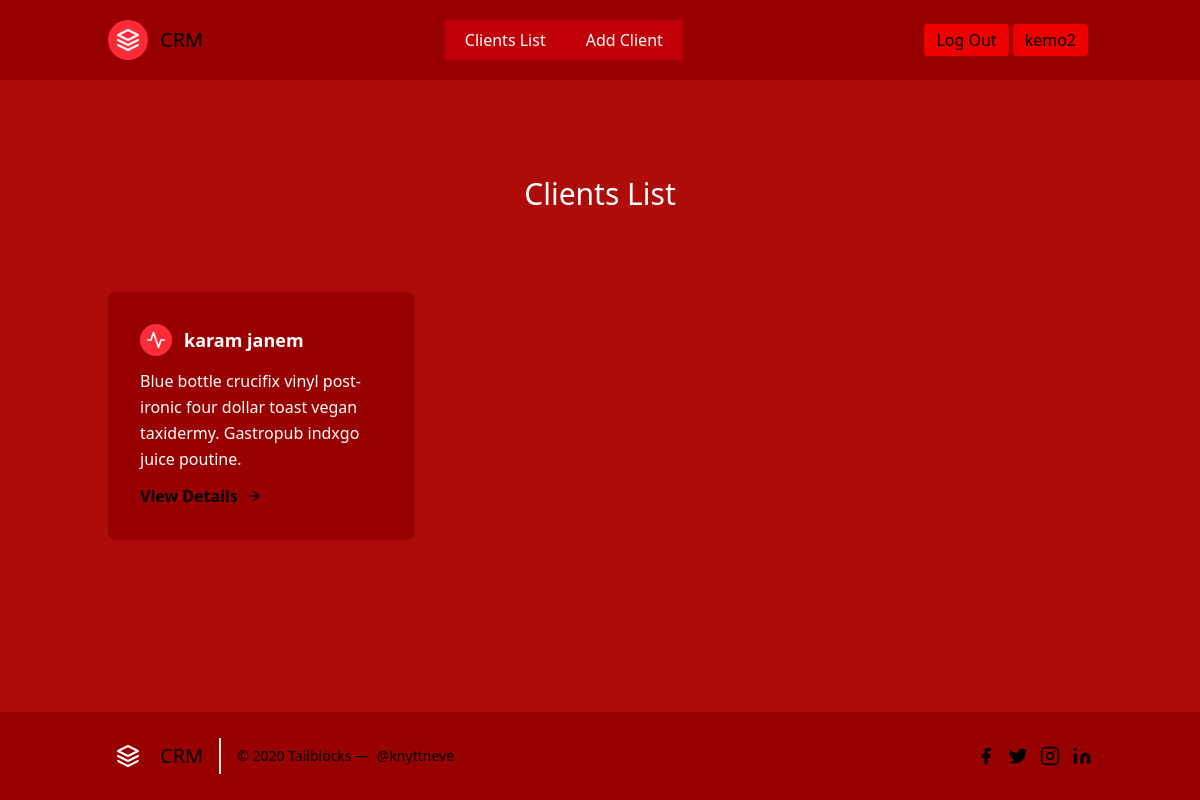
The app's page /leads/ (signed in) with its own data.
### accounts/models.py (models this page shows, shortened)
class User(AbstractUser):
    is_organizor = models.BooleanField(default=True)
    is_agent = models.BooleanField(default=False)

### leads/models.py (models this page shows, shortened)
class Client(models.Model): #this class stores the records of clients
    source_options = (
        ('1', 'Internet'),
        ('2', 'Newsletter'),
        ('3', 'TV'),
        ('4', 'Other')
    )
    first_name = models.CharField(max_length=40)
    last_name = models.CharField(max_length=40)
    email = models.EmailField()
    source = models.CharField(max_length=50, choices=source_options)
    profile_picture = models.ImageField(blank=True, null=True)
    phoned = models.BooleanField(default=False)
    age = models.IntegerField(validators=[MinValueValidator(18), MaxValueValidator(120)])
    files = models.FileField(blank=True, null=True)
    agent = models.ForeignKey(Agent, on_delete=models.CASCADE)

### leads/views.py (the view)
# urls.py: path('', LeadListView.as_view(), name='lead-list'),
class LeadListView(LoginRequiredMixin, ListView):
    template_name = 'lead/lead_list.html'
    queryset = Client.objects.all()

### leads/templates/lead/lead_list.html
{% extends 'partials/base.html' %}
    {% block content %}
<section class="text-white body-font">
  <div class="container px-5 py-24 mx-auto"  >
    <div class="flex flex-col text-center w-full mb-20">
      <h1 class="sm:text-3xl text-2xl font-medium title-font text-white">Clients List</h1>
    </div>
    <div class="flex flex-wrap -m-4">
        {% for client in object_list %}
      <div class="p-4 md:w-1/3" >
        <div class="flex rounded-lg h-full p-8 flex-col" style="background-color:#990000">
          <div class="flex items-center mb-3">
            <div class="w-8 h-8 mr-3 inline-flex items-center justify-center rounded-full bg-red-500 text-white flex-shrink-0">
              <svg fill="none" stroke="currentColor" stroke-linecap="round" stroke-linejoin="round" stroke-width="2" class="w-5 h-5" viewBox="0 0 24 24" data-darkreader-inline-stroke="" style="--darkreader-inline-stroke: currentColor;">
                <path d="M22 12h-4l-3 9L9 3l-3 9H2"></path>
              </svg>
            </div>
            <h2 class="text-white text-lg title-font font-medium" style="font-weight:bold">{{client.first_name}} {{client.last_name}}
    </h2>
          </div>
          <div class="flex-grow">
            <p class="leading-relaxed text-base">Blue bottle crucifix vinyl post-ironic four dollar toast vegan taxidermy. Gastropub indxgo juice poutine.</p>
            <a href="{% url 'leads:lead-detail' client.pk %}" class="mt-3 text-black inline-flex items-center" style="font-weight:bold">View Details
              <svg fill="none" stroke="currentColor" stroke-linecap="round" stroke-linejoin="round" stroke-width="2" class="w-4 h-4 ml-2" viewBox="0 0 24 24" data-darkreader-inline-stroke="" style="--darkreader-inline-stroke: currentColor;">
                <path d="M5 12h14M12 5l7 7-7 7"></path>
              </svg>
            </a>
          </div>
        </div>
      </div>
          {% endfor %}
    </div>
  </div>
</section>
{% endblock %}

### leads/templates/partials/header.html (shortened to what this page needs)
 <div class="header">
<header class="text-black-600 body-font" style="background-color:#990000">
  <div class="container mx-auto flex flex-wrap p-5 flex-col md:flex-row items-center">
    <a class="flex title-font font-medium items-center text-gray-900 mb-4 md:mb-0">
     <a href="{% url 'landing-page' %}"> </a>
      <span class="ml-3 text-xl">CRM</span>
    </a>
    {% if request.user.is_authenticated %}
    <nav class="md:ml-auto md:mr-auto flex flex-wrap items-center text-base justify-center">
          <a href="{% url 'leads:lead-list' %}"> <button class=" text-white bg-red-700 border-0 py-2 px-5  hover:bg-red-600 ">Clients List</button></a>
          <a href="{% url 'leads:lead-add' %}"> <button class=" text-white bg-red-700 border-0 py-2 px-5  hover:bg-red-600 ">Add Client</button></a>
    </nav>
    <a href="{% url 'account_logout' %}"><button   class=" mr-1 inline-flex items-center border-0 py-1 px-3 focus:outline-none hover:bg-gray-200 rounded text-base mt-4 md:mt-0" style="background-color:#ee0000">Log Out
    </button></a>
    <a href="#"><button  class=" mr-1 inline-flex items-center border-0 py-1 px-3 focus:outline-none hover:bg-gray-200 rounded text-base mt-4 md:mt-0" style="background-color:#ee0000">{{ request.user.username }}
    </button></a>
    {% endif %}
  </div>
</header>
 </div>
<main width

### records on screen
User: user.username "kemo2"
Client: first_name "karam", last_name "janem"
